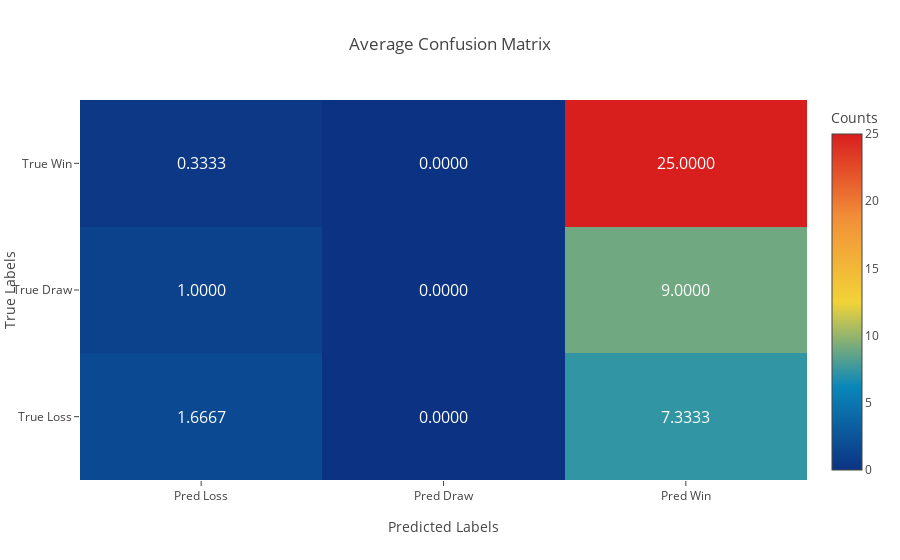

This figure's notebook cell:
### Code cell
#heatmap of confusion matrix
fig = go.Figure(data=go.Heatmap(
    z=labeled_avg_conf_matrix.values, 
    x=labeled_avg_conf_matrix.columns,  
    y=labeled_avg_conf_matrix.index,  
    colorscale='Portland', 
    colorbar=dict(title='Counts'),
    hoverongaps=False  
))

for i in range(len(labeled_avg_conf_matrix)):
    for j in range(len(labeled_avg_conf_matrix.columns)):
        fig.add_annotation(
            x=j,
            y=i,
            text=f"{labeled_avg_conf_matrix.iloc[i, j]:.4f}",  
            showarrow=False,
            font=dict(color="white", size=16), 
            align="center"
        )

fig.update_layout(
    title='Average Confusion Matrix',
    xaxis_title='Predicted Labels',
    yaxis_title='True Labels',
    xaxis=dict(tickmode='array', tickvals=[0, 1, 2]), 
    yaxis=dict(tickmode='array', tickvals=[0, 1, 2]),
)

# Show the figure
fig.show()

### Figure 1 — Plotly figure (JSON) as saved in the notebook; plotly's stock layout.template omitted (floating-point values rounded to 4 significant figures)
{"data": [{"colorbar": {"title": {"text": "Counts"}}, "colorscale": [[0, "rgb(12,51,131)"], [0.25, "rgb(10,136,186)"], [0.5, "rgb(242,211,56)"], [0.75, "rgb(242,143,56)"], [1, "rgb(217,30,30)"]], "hoverongaps": false, "type": "heatmap", "x": ["Pred Loss", "Pred Draw", "Pred Win"], "y": ["True Loss", "True Draw", "True Win"], "z": [[1.667, 0, 7.333], [1, 0, 9], [0.3333, 0, 25]]}], "layout": {"annotations": [{"align": "center", "font": {"color": "white", "size": 16}, "showarrow": false, "text": "1.6667", "x": 0, "y": 0}, {"align": "center", "font": {"color": "white", "size": 16}, "showarrow": false, "text": "0.0000", "x": 1, "y": 0}, {"align": "center", "font": {"color": "white", "size": 16}, "showarrow": false, "text": "7.3333", "x": 2, "y": 0}, {"align": "center", "font": {"color": "white", "size": 16}, "showarrow": false, "text": "1.0000", "x": 0, "y": 1}, {"align": "center", "font": {"color": "white", "size": 16}, "showarrow": false, "text": "0.0000", "x": 1, "y": 1}, {"align": "center", "font": {"color": "white", "size": 16}, "showarrow": false, "text": "9.0000", "x": 2, "y": 1}, {"align": "center", "font": {"color": "white", "size": 16}, "showarrow": false, "text": "0.3333", "x": 0, "y": 2}, {"align": "center", "font": {"color": "white", "size": 16}, "showarrow": false, "text": "0.0000", "x": 1, "y": 2}, {"align": "center", "font": {"color": "white", "size": 16}, "showarrow": false, "text": "25.0000", "x": 2, "y": 2}], "autosize": true, "title": {"text": "Average Confusion Matrix"}, "xaxis": {"autorange": true, "range": [-0.5, 2.5], "tickmode": "array", "tickvals": [0, 1, 2], "title": {"text": "Predicted Labels"}, "type": "category"}, "yaxis": {"autorange": true, "range": [-0.5, 2.5], "tickmode": "array", "tickvals": [0, 1, 2], "title": {"text": "True Labels"}, "type": "category"}}}
